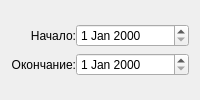
                          <widget class="QWidget" name="DO_NOT_USE_93">
                           <attribute name="title">
                            <string>Произвольный период</string>
                           </attribute>
                           <layout class="QVBoxLayout" name="verticalLayout_73">
                            <item>
                             <layout class="QGridLayout" name="DO_NOT_USE_94" columnstretch="1,2">
                              <property name="horizontalSpacing">
                               <number>0</number>
                              </property>
                              <item row="1" column="1">
                               <widget class="QDateEdit" name="DO_NOT_USE_95"/>
                              </item>
                              <item row="1" column="0">
                               <widget class="QLabel" name="DO_NOT_USE_96">
                                <property name="sizePolicy">
                                 <sizepolicy hsizetype="Minimum" vsizetype="Preferred">
                                  <horstretch>0</horstretch>
                                  <verstretch>0</verstretch>
                                 </sizepolicy>
                                </property>
                                <property name="text">
                                 <string>Окончание:</string>
                                </property>
                                <property name="alignment">
                                 <set>Qt::AlignRight|Qt::AlignTrailing|Qt::AlignVCenter</set>
                                </property>
                               </widget>
                              </item>
                              <item row="0" column="0">
                               <widget class="QLabel" name="DO_NOT_USE_97">
                                <property name="sizePolicy">
                                 <sizepolicy hsizetype="Minimum" vsizetype="Preferred">
                                  <horstretch>0</horstretch>
                                  <verstretch>0</verstretch>
                                 </sizepolicy>
                                </property>
                                <property name="layoutDirection">
                                 <enum>Qt::LeftToRight</enum>
                                </property>
                                <property name="text">
                                 <string>Начало:</string>
                                </property>
                                <property name="alignment">
                                 <set>Qt::AlignRight|Qt::AlignTrailing|Qt::AlignVCenter</set>
                                </property>
                               </widget>
                              </item>
                              <item row="0" column="1">
                               <widget class="QDateEdit" name="DO_NOT_USE_98"/>
                              </item>
                             </layout>
                            </item>
                           </layout>
                          </widget>
